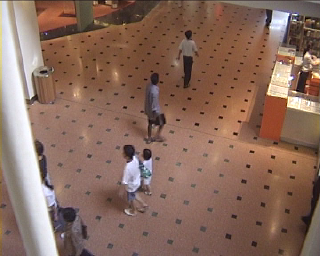
#> input picture Lab2_constrainedOptimization/ShoppingMall/data/ShoppingMall1481.bmp, 320 x 256 px; its folder holds 4 pictures in this run
$ python PCA.py   (older library calls are emulated)
#> lines starting #> are read from the running program, lines starting #| are printed output that depends on the picture
# -*- coding: utf-8 -*-
'''
@author: Neil.YU
@license: (C) Copyright 2013-2018, Node Supply Chain Manager Corporation Limited.
@contact: neil_yushengjian@foxmail.com
@software: PyCharm 2018.1.2
@file: PCA.py
@time: 2020/6/1 20:38
@desc:
'''

import os
import numpy as np
from scipy import misc
from glob import glob
import matplotlib.pyplot as plt
from scipy.io import savemat, loadmat
from matplotlib import cm
from numpy.linalg import norm, svd


def PCA_IALM(X, lam=0.01, tol=1e-7, maxIter=1000):
    Y = X
    norm_two = norm(Y.ravel(), 2)
    norm_inf = norm(Y.ravel(), np.inf) / lam
    dual_norm = np.max([norm_two, norm_inf])
    Y = Y / dual_norm
    A = np.zeros(Y.shape)
    dnorm = norm(X, 'fro')
    mu = 1.25 / norm_two
    rho = 1.5
    sv = 10.
    n = Y.shape[1]
    itr = 0
    while True:
        Eraw = X - A + (1 / mu) * Y
        Eupdate = np.maximum(Eraw - lam / mu, 0) + np.minimum(Eraw + lam / mu, 0)
        U, S, V = svd(X - Eupdate + (1 / mu) * Y, full_matrices=False)
        svp = (S > 1 / mu).shape[0]
        if svp < sv:
            sv = np.min([svp + 1, n])
        else:
            sv = np.min([svp + round(0.05 * n), n])

        Aupdate = np.dot(np.dot(U[:, :svp], np.diag(S[:svp] - 1 / mu)), V[:svp, :])
        A = Aupdate
        E = Eupdate
        # print itr
        Z = X - A - E
        Y = Y + mu * Z
        mu = np.min([mu * rho, mu * 1e7])
        itr += 1
        if ((norm(Z, 'fro') / dnorm) < tol) or (itr >= maxIter):
            break
    print("iteration:%d" % (itr))
    return A, E


def rgb2gray(rgb):
    r, g, b = rgb[:, :, 0], rgb[:, :, 1], rgb[:, :, 2]
    gray = 0.2989 * r + 0.5870 * g + 0.1140 * b
    return gray / 255


def make_video(alg, cache_path='./ShoppingMall/result'):
    name = alg
    if not os.path.exists(cache_path):
        os.mkdir(cache_path)

    mat = loadmat("./ShoppingMall/IALM_background_subtraction.mat")
    org = X.reshape(d1, d2, X.shape[1]) * 255.
    fig = plt.figure()
    ax = fig.add_subplot(111)
    usable = [x for x in sorted(mat.keys()) if "_" not in x][0]
    sz = min(org.shape[2], mat[usable].shape[2])
    for i in range(sz):
        ax.cla()
        ax.axis("off")
        ax.imshow(np.hstack([mat[x][:, :, i] for x in sorted(mat.keys()) if "_" not in x] + \
                            [org[:, :, i]]), cm.gray)
        fname_ = '%s/%s_result%03d.png' % (cache_path, name, i)
        fig.tight_layout()
        fig.savefig(fname_, bbox_inches="tight")
    plt.close()


if __name__ == "__main__":
    # python 2.7
    names = sorted(glob("./ShoppingMall/data/*.bmp"))
    d1, d2, channels = misc.imread(names[0]).shape
#> d1 = 256; d2 = 320; channels = 3
    d1 = 128
    d2 = 160
    num = len(names)
    X = np.zeros((d1, d2, num))
    for n, i in enumerate(names):
        X[:, :, n] = misc.imresize(rgb2gray(misc.imread(i).astype(np.double)) / 255., (d1, d2))
#> in rgb2gray, `r, g, b = rgb[:, :, 0], rgb[:, :, 1], rgb[:, :, 2]`:
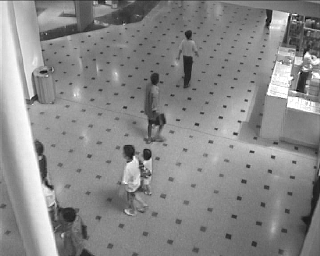
#> r: shape (256, 320) float64; min 5, max 255, mean 137.2
#> in rgb2gray, `r, g, b = rgb[:, :, 0], rgb[:, :, 1], rgb[:, :, 2]`:
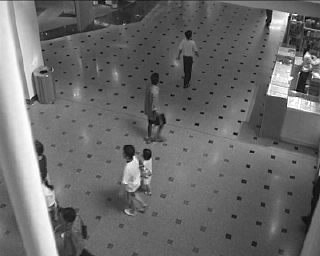
#> g: shape (256, 320) float64; min 0, max 255, mean 106.8
#> in rgb2gray, `r, g, b = rgb[:, :, 0], rgb[:, :, 1], rgb[:, :, 2]`:
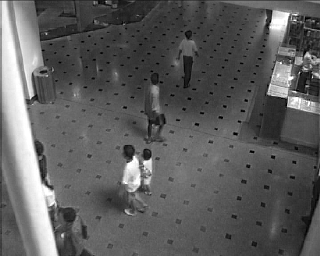
#> b: shape (256, 320) float64; min 0, max 255, mean 93.1
#> pass 2 of the loop `for n, i in enumerate(names):`:
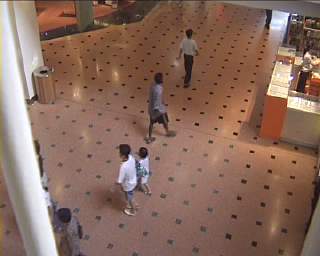
#> input picture Lab2_constrainedOptimization/ShoppingMall/data/ShoppingMall1482.bmp, 320 x 256 px
#> in rgb2gray (call 2), `r, g, b = rgb[:, :, 0], rgb[:, :, 1], rgb[:, :, 2]`:
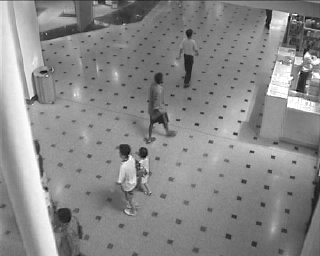
#> r: shape (256, 320) float64; min 0, max 255, mean 137.5
#> in rgb2gray (call 2), `r, g, b = rgb[:, :, 0], rgb[:, :, 1], rgb[:, :, 2]`:
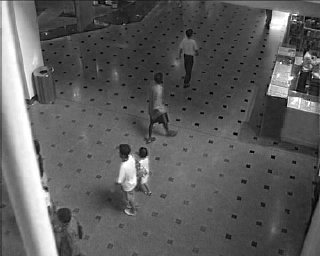
#> b: shape (256, 320) float64; min 0, max 255, mean 93.4
#> pass 3 of the loop `for n, i in enumerate(names):`:
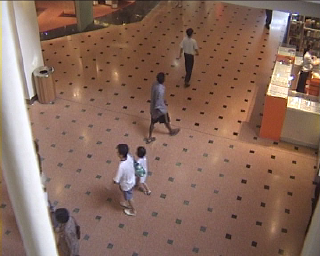
#> input picture Lab2_constrainedOptimization/ShoppingMall/data/ShoppingMall1483.bmp, 320 x 256 px
#> in rgb2gray (call 3), `r, g, b = rgb[:, :, 0], rgb[:, :, 1], rgb[:, :, 2]`:
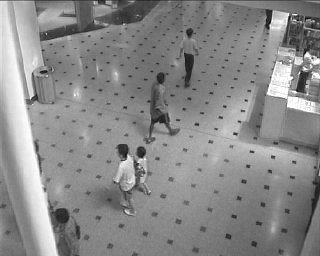
#> r: shape (256, 320) float64; min 0, max 255, mean 137.6
#> in rgb2gray (call 3), `r, g, b = rgb[:, :, 0], rgb[:, :, 1], rgb[:, :, 2]`:
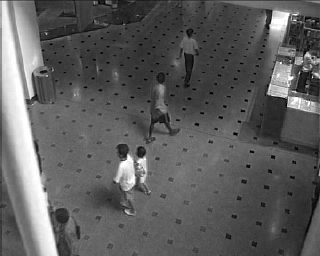
#> b: shape (256, 320) float64; min 0, max 255, mean 93.2
#> the loop made 4 passes; the first 3 are shown

    X = X.reshape(d1 * d2, num)
    clip = 100
    sz = clip
    A, E = PCA_IALM(X[:, : sz])
#> in PCA_IALM, `norm_two = norm(Y.ravel(), 2)`: norm_two = 34695
#> in PCA_IALM, `norm_inf = norm(Y.ravel(), np.inf) / lam`: norm_inf = 25200
#> in PCA_IALM, `dual_norm = np.max([norm_two, norm_inf])`: dual_norm = 34695
#> in PCA_IALM, `mu = 1.25 / norm_two`: mu = 3.6e-05
#> the loop in PCA_IALM, `while True:` made 26 passes
#> (S, mu) on passes 1 to 12: ([57574.2, 2305.5, 1856.3, 796.3], 5.4e-05), ([51981.8, 21623.9, 19276.5, 16840.4], 8.11e-05), ([46409.5, 6456.8, 5000.4, 4462.7], 0.000122), ([42183.7, 4755.5, 4286.7, 4101.5], 0.000182), ([39105, 3337.7, 2902.4, 2656.5], 0.000274), ([37126.3, 2186.9, 2148.3, 1987.6], 0.00041), ([36117.8, 1562.7, 1374.4, 1324.3], 0.000616), ([35524.6, 1093.9, 973.9, 831.6], 0.000923), ([35166.2, 768.6, 683.8, 572], 0.00139), ([34887.6, 538.7, 505.4, 458.8], 0.00208), ([34697.4, 408.5, 374.6, 358.4], 0.00312), ([34579.9, 325.1, 284.7, 275.6], 0.00467)
#> after the loop in PCA_IALM, `while True:`: itr = 26
#| iteration:26
#> (the run stopped early here; a loop or call above may not have finished)
